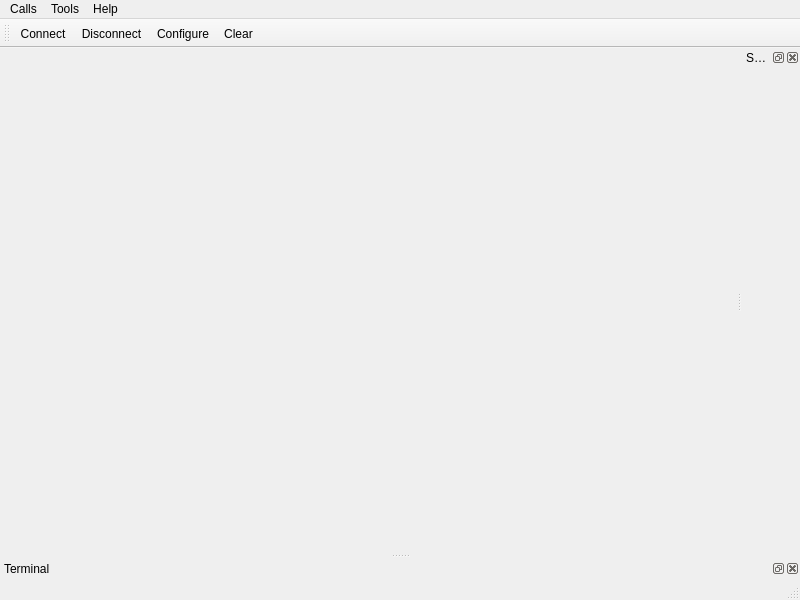
<?xml version="1.0" encoding="UTF-8"?>
<ui version="4.0">
 <class>MainWindow</class>
 <widget class="QMainWindow" name="MainWindow">
  <property name="geometry">
   <rect>
    <x>0</x>
    <y>0</y>
    <width>800</width>
    <height>600</height>
   </rect>
  </property>
  <property name="windowTitle">
   <string>cereal</string>
  </property>
  <widget class="QWidget" name="centralWidget">
   <layout class="QVBoxLayout" name="verticalLayout"/>
  </widget>
  <widget class="QMenuBar" name="menuBar">
   <property name="geometry">
    <rect>
     <x>0</x>
     <y>0</y>
     <width>800</width>
     <height>22</height>
    </rect>
   </property>
   <widget class="QMenu" name="menuCalls">
    <property name="title">
     <string>Calls</string>
    </property>
    <addaction name="actionConnect"/>
    <addaction name="actionDisconnect"/>
    <addaction name="separator"/>
    <addaction name="actionQuit"/>
   </widget>
   <widget class="QMenu" name="menuTools">
    <property name="title">
     <string>Tools</string>
    </property>
    <addaction name="actionConfigure"/>
    <addaction name="actionClear"/>
    <addaction name="actionTerminal"/>
    <addaction name="actionPlotter"/>
   </widget>
   <widget class="QMenu" name="menuHelp">
    <property name="title">
     <string>Help</string>
    </property>
    <addaction name="actionAbout"/>
    <addaction name="actionAboutQt"/>
   </widget>
   <addaction name="menuCalls"/>
   <addaction name="menuTools"/>
   <addaction name="menuHelp"/>
  </widget>
  <widget class="QToolBar" name="mainToolBar">
   <attribute name="toolBarArea">
    <enum>TopToolBarArea</enum>
   </attribute>
   <attribute name="toolBarBreak">
    <bool>false</bool>
   </attribute>
   <addaction name="actionConnect"/>
   <addaction name="actionDisconnect"/>
   <addaction name="actionConfigure"/>
   <addaction name="actionClear"/>
  </widget>
  <widget class="QStatusBar" name="statusBar"/>
  <widget class="QDockWidget" name="dockWidget_2">
   <property name="windowTitle">
    <string>Terminal</string>
   </property>
   <attribute name="dockWidgetArea">
    <number>8</number>
   </attribute>
   <widget class="QWidget" name="dockWidgetContents_5"/>
  </widget>
  <widget class="QDockWidget" name="dockWidget">
   <property name="minimumSize">
    <size>
     <width>58</width>
     <height>35</height>
    </size>
   </property>
   <property name="windowTitle">
    <string>Serial Plotter</string>
   </property>
   <attribute name="dockWidgetArea">
    <number>2</number>
   </attribute>
   <widget class="QWidget" name="dockWidgetContents"/>
  </widget>
  <action name="actionAbout">
   <property name="text">
    <string>&amp;About</string>
   </property>
   <property name="toolTip">
    <string>About program</string>
   </property>
   <property name="shortcut">
    <string>Alt+A</string>
   </property>
  </action>
  <action name="actionAboutQt">
   <property name="text">
    <string>About Qt</string>
   </property>
  </action>
  <action name="actionConnect">
   <property name="icon">
    <iconset resource="terminal.qrc">
     <normaloff>:/images/connect.png</normaloff>:/images/connect.png</iconset>
   </property>
   <property name="text">
    <string>C&amp;onnect</string>
   </property>
   <property name="toolTip">
    <string>Connect to serial port</string>
   </property>
   <property name="shortcut">
    <string>Ctrl+O</string>
   </property>
  </action>
  <action name="actionDisconnect">
   <property name="icon">
    <iconset resource="terminal.qrc">
     <normaloff>:/images/disconnect.png</normaloff>:/images/disconnect.png</iconset>
   </property>
   <property name="text">
    <string>&amp;Disconnect</string>
   </property>
   <property name="toolTip">
    <string>Disconnect from serial port</string>
   </property>
   <property name="shortcut">
    <string>Ctrl+D</string>
   </property>
  </action>
  <action name="actionConfigure">
   <property name="icon">
    <iconset resource="terminal.qrc">
     <normaloff>:/images/settings.png</normaloff>:/images/settings.png</iconset>
   </property>
   <property name="text">
    <string>&amp;Configure</string>
   </property>
   <property name="toolTip">
    <string>Configure serial port</string>
   </property>
   <property name="shortcut">
    <string>Alt+C</string>
   </property>
  </action>
  <action name="actionClear">
   <property name="icon">
    <iconset resource="terminal.qrc">
     <normaloff>:/images/clear.png</normaloff>:/images/clear.png</iconset>
   </property>
   <property name="text">
    <string>C&amp;lear</string>
   </property>
   <property name="toolTip">
    <string>Clear data</string>
   </property>
   <property name="shortcut">
    <string>Alt+L</string>
   </property>
  </action>
  <action name="actionQuit">
   <property name="icon">
    <iconset resource="terminal.qrc">
     <normaloff>:/images/application-exit.png</normaloff>:/images/application-exit.png</iconset>
   </property>
   <property name="text">
    <string>&amp;Quit</string>
   </property>
   <property name="shortcut">
    <string>Ctrl+Q</string>
   </property>
  </action>
  <action name="actionTerminal">
   <property name="icon">
    <iconset theme="Terminal">
     <normaloff>.</normaloff>.</iconset>
   </property>
   <property name="text">
    <string>Terminal</string>
   </property>
   <property name="toolTip">
    <string>Open Cereal Terminal</string>
   </property>
   <property name="shortcut">
    <string>Alt+T</string>
   </property>
  </action>
  <action name="actionPlotter">
   <property name="text">
    <string>Plotter</string>
   </property>
   <property name="shortcut">
    <string>Alt+P</string>
   </property>
  </action>
 </widget>
 <layoutdefault spacing="6" margin="11"/>
 <resources>
  <include location="terminal.qrc"/>
 </resources>
 <connections/>
</ui>
